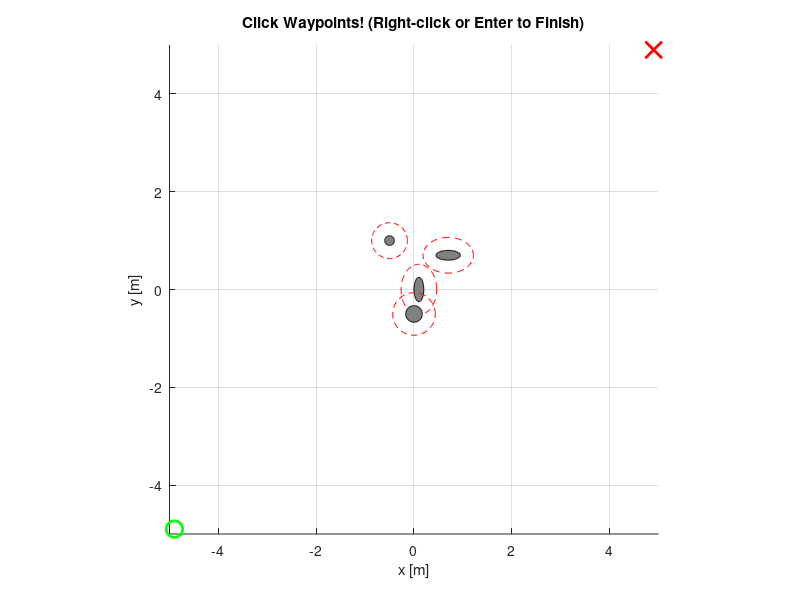

MATLAB code to generate this figure: (Note: this script raises an error after producing the figure.)
%% 🚀 Mission Control Center
% 여기서 모든 설정을 바꾸고 실행하세요!
clear; clc; close all;

%% 1. 사용자 설정 (User Settings)
% ---------------------------------------------------------
N = 80;           % 타임 스텝
tf = 100.0;        % 총 비행 시간

% 맵 크기 [x, y]
room_min = [-5, -5];
room_max = [ 5,  5];

% 장애물 목록: [x, y, rx, ry]
% (타원: rx=가로반지름, ry=세로반지름)
obstacles = [
    0.7,  0.7, 0.25, 0.10;
    0.1,  0.0, 0.10, 0.25;
    0.0, -0.5, 0.17, 0.17;
   -0.5,  1.0, 0.10, 0.10
];

% 시작 및 목표 상태 [x, y, theta, vx, vy, omega]
start_state = [-4.9, -4.9, 0.0, 0.0, 0.0, 0.0];
goal_state  = [ 4.9,  4.9, 0.0, 0.0, 0.0, 0.0];

% ---------------------------------------------------------

%% 2. 맵 띄우기 & 경유지 클릭
r_robot = 0.215; clearance = 0.05;

figure(1); clf; hold on; axis equal; grid on;
xlim([room_min(1), room_max(1)]);
ylim([room_min(2), room_max(2)]);
title('Click Waypoints! (Right-click or Enter to Finish)');
xlabel('x [m]'); ylabel('y [m]');

% 장애물 그리기
t = linspace(0, 2*pi, 100);
for i = 1:size(obstacles, 1)
    ox = obstacles(i,1); oy = obstacles(i,2);
    rx = obstacles(i,3); ry = obstacles(i,4);
    fill(ox + rx*cos(t), oy + ry*sin(t), [0.5 0.5 0.5], 'EdgeColor', 'k');
    plot(ox + (rx+r_robot+clearance)*cos(t), oy + (ry+r_robot+clearance)*sin(t), 'r--');
end

% 시작/목표 표시
plot(start_state(1), start_state(2), 'go', 'MarkerSize', 12, 'LineWidth', 2);
plot(goal_state(1), goal_state(2), 'rx', 'MarkerSize', 12, 'LineWidth', 2);

% 마우스 클릭으로 경유지 수집
disp('>>> 맵에서 경유지를 클릭하세요. (종료: Enter)');
waypoints = [];
while true
    [x, y, button] = ginput(1);
    if isempty(button) || button == 3, break; end
    plot(x, y, 'bo', 'MarkerSize', 10, 'LineWidth', 2);
    text(x, y, sprintf('  WP%d', size(waypoints, 1)+1));
    waypoints = [waypoints; x, y];
end

%% 3. Julia용 설정 파일 저장 (CSV)
disp('>>> 설정을 CSV 파일로 저장합니다...');

% (1) 기본 파라미터 (N, tf)
writematrix([N; tf], 'config_params.csv');

% (2) 방 크기 (min, max)
writematrix([room_min; room_max], 'config_room.csv');

% (3) 장애물
writematrix(obstacles, 'config_obstacles.csv');

% (4) 상태 (Start, Goal)
writematrix([start_state; goal_state], 'config_state.csv');

% (5) 경유지 (없으면 빈 파일)
if isempty(waypoints)
    writematrix("empty", 'config_waypoints.csv'); % 빈 파일 표시
else
    writematrix(waypoints, 'config_waypoints.csv');
end

fprintf('>>> 설정 저장 완료! 이제 Julia를 실행하세요.\n');